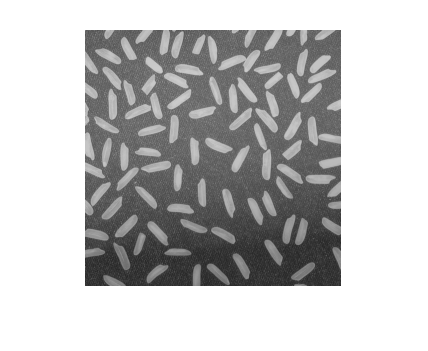
#> input picture Lab6/rice.png, 428 x 351 px
$ jupyter execute --allow-errors pdi26_lab6__limiariz_.ipynb
#> lines starting #> are read from the running program, lines starting #| are printed output that depends on the picture; after the words box and inside, x2 and y2 are one past the last pixel; in counts of white or black regions, pixels touching at a corner belong together; long printed decimals are rounded
### Lab 8/morph.py

"""
Copyright 2014 by Francisco de Assis Zampirolli from UFABC
License MIT
https://github.com/fzampirolli/morph
25 January 2024
"""
import matplotlib.pyplot as plt, numpy as np, cv2, requests, sys, subprocess
from PIL import Image
from skimage import io
class mm(object):
  """ A helper class for image processing tasks. """

  IN_COLAB = 'google.colab' in sys.modules #### INICIALIZATION ####
  count_Images = 0

  def __init__(self):
    pass

  @staticmethod
  def install(packages=['matplotlib','numpy','opencv-python']):
    """This function will install the packages
    input: <packages> list of packages.
    Examples: mm.install(['matplotlib', 'scikit-image']) """
    for package in packages:
        subprocess.check_call([sys.executable, "-m", "pip", "install", package])

  #### IMAGE UTILITIES: CREATE, DRAW, CHECK ####

  @staticmethod
  def read(file):
    """ Reads an image from a local file path or URL.
    input: <str> File path or URL (full or 'id=keyGoogleDrive').
    output: the read image.
    Examples:
    img_local  = mm.read('image.png')
    img_url    = mm.read('https://example.com/image.jpg')
    img_gdrive = mm.read('id=keyGoogleDrive')"""
    if file.startswith(('http', 'id=')):
        url, pre = '', 'https://drive.google.com/file/d/'
        if pre in file:
            url = 'https://drive.google.com/uc?export=view&id='
            url += file[len(pre):].split('/')[0]
        elif file.startswith('id='):
            url = 'https://drive.google.com/uc?export=view&id=' + file[3:]
        else:
            url = file
        return io.imread(url)
    else:
        return cv2.imread(file)

  # [29 lines left out: functions color, gray, not called in this run]

  @staticmethod
  def threshold(img, limiar=0):
    """ Thresholds an input image by a threshold value or using Otsu's method.
    input: <numpy.ndarray> Input image to be thresholded.
    output: <numpy.ndarray> Thresholded image.
    Examples:
    img = mm.read('image.png')
    th = mm.threshold(img) """
    if limiar == 0:
        value, th = cv2.threshold(img, 0, 255, cv2.THRESH_BINARY + cv2.THRESH_OTSU)
    else:
        value, th = cv2.threshold(img, limiar, 255, cv2.THRESH_BINARY)
    return th

  @staticmethod
  def show(*args):
    """ This function will draw images f
    input: <*args> set of images f_i, where i>0 is binary image
    output: image drawing
    Example:
    f1, f2 = np.zeros((100, 100,3)),  np.zeros((100, 100))
    f2[50:60, 50:60] = 1
    mm.show(f1, f2)"""
    colors = [[255, 0, 0], [0, 255, 0], [0, 0, 255], [255, 0, 255], [0, 255, 255],
     [255, 255, 0], [255, 50, 50], [50, 255, 50]] # red, green, blue, cyan, ...
    f = args[0].copy()
    for i in range(1,len(args)):
        if i >= len(colors):
            break
        f[args[i] > 0] = colors[i-1]
    _ = plt.imshow(f, "gray")
    if not mm.IN_COLAB:
        plt.savefig('fig_' + str(mm.count_Images).zfill(4) + '.png')
        mm.count_Images += 1

  # [264 lines left out: functions readImg, readImg2, randomImage, drawImage, drawImagePlt, drawImageKernel and 8 more, not called in this run]

  #### MINKOWSKI SUM ####

  @staticmethod
  def sesum(b,n=0):
    """This function will be create a structure function nB by Minkowski sum B
    input:
      - b: structure fuction
      - n: number of sum
    output:
      - y: result of Minkowski sum
    """
    def _sesum(nb,b):
      h,w = b.shape
      nbh,nbw = nb.shape
      H = nbh+h-1 if h%2 else nbh+h
      W = nbw+w-1 if w%2 else nbw+w
      Hc,Wc = H//3, W//3
      r = np.zeros((H,W)).astype('uint8')
      r[h//3:-(h//3),w//3:-(w//3)] = nb
      return cv2.dilate(r,b).astype('uint8')

    B = b.copy()
    for i in range(n):
      B = _sesum(B,b)
    return B

  # [10 lines left out: function sebox, not called in this run]

  @staticmethod
  def secross(n=0):
    """This function will be create a cross structure function nB by Minkowski sum B
    input:
      - n: number of sum
    output:
      - y: result of Minkowski sum
    """
    B = np.ones((3, 3), dtype='uint8')
    B[0,0] = B[0,2] = B[2,0] = B[2,2] = 0
    return mm.sesum(B,n)

  # [9 lines left out: function sedisk, not called in this run]

  #### BASIC MORPHOLOGICAL OPERATORS ####

  @staticmethod
  def ero(f,Bc=np.zeros((3,3),dtype= 'uint8')):
      """This function will create an erosion of f by Bc
      input:
       - f: input image
       - Bc: structuring element
      output:
       - y: result of filter
      """
      try:
        return cv2.erode(f,Bc)
      except: # with weight in Bc
        return mm.ero1(f,Bc)

  @staticmethod
  def dil(f,Bc=np.zeros((3,3),dtype= 'uint8')):
      """This function will create an dilate of f by Bc
      input:
       - f: input image
       - Bc: structuring element
      output:
       - y: result of filter
      """
      try:
        return cv2.dilate(f,Bc)
      except: # with weight in Bc
        return mm.dil1(f,Bc)

  # [315 lines left out: functions ero0, dil0, ero1, dil1, correlacao0, gradm and 7 more, not called in this run]

  @staticmethod
  def openth(f,b=np.zeros((3,3),dtype= 'uint8')):
      return mm.subm(f,cv2.morphologyEx(f, cv2.MORPH_OPEN, b))

  @staticmethod
  def openth1(f,b=np.zeros((3,3),dtype= 'uint8')):
    return mm.subm(f, mm.dil1(mm.ero1(f,b),b) )

  @staticmethod
  def closeth(f,b=np.zeros((3,3),dtype= 'uint8')):
      return mm.subm(cv2.morphologyEx(f, cv2.MORPH_CLOSE, b),f)

  @staticmethod
  def closerecth(f,b=np.zeros((3,3),dtype= 'uint8')):
      return mm.subm(cv2.morphologyEx(f, cv2.MORPH_CLOSE, b),f)

  @staticmethod
  def open(f,b=np.zeros((3,3),dtype= 'uint8')):
      return cv2.morphologyEx(f, cv2.MORPH_OPEN, b)

  @staticmethod
  def close(f,b=np.zeros((3,3),dtype= 'uint8')):
      return cv2.morphologyEx(f, cv2.MORPH_CLOSE, b)

  # [283 lines left out: functions water0, waterB, watershed, regmax, regmin, blob and 1 more, not called in this run]

  def intersec(f1,f2):
    return np.minimum(f1,f2)

  # [264 lines left out: functions toggle, label, label0, dist, dist1, gdist and 10 more, not called in this run]

'''
O problema na questão do esqueleto da lista3:

Implementei duas versões no final do arquivo morph.py

O problema surgiu pois considerei implementações da sugestão que está na lista.

O ideal é considerar pesos nos vizinhos! Não temos controle sobre esses pesos e na origem do kernel nas implementações do OpenCV.

Neste arquivo morph.py estão quase todas as implementações necessárias para fazer as listas, basta saber utiliza corretamente os métodos de entrada e de processamento.

Padronizei esse arquivo com:
 * mm.operacao0, para tratar erosão e dilatação sem pesos nos vizinhos, porém somente valores > 0
 * mm.operacao1, tem pesos nos vizinhos. Exemplos
 * mm.operacao, implementação do opencv - pois são mais rápidas para serem aplicadas na segunda parte do curso: Visão Computacional.

mm.ero0
mm.ero1
mm.ero
'''

### Lab6/pdi26_lab6__limiariz_.ipynb
## Processamento Digital de Imagens - PDI - 2026.1

### Prof. Francisco Zampirolli

### Prof. Celso Kurashima

***

# Lab 6 - Limiarização em Imagens

***

# Limiarização (*Thresholding*)

- É uma das mais importantes abordagens para segmentação de imagens.
- Suponha que o histograma de níveis de cinza corresponda a uma imagem $f(x,y)$ composta por objetos iluminados sobre um fundo escuro, de maneira que os pixels do objeto e os do fundo tenham seus níveis de cinza agrupados em dois grupos denominantes.

[cell 1]
import matplotlib.pyplot as plt
pr = [0.0, 0.1, 0.2, 0.1, 0.0, 0.1, 0.4, 0.1]
n = len(pr)
x = range(n)
width = 1/1.5
plt.bar(x, pr, width, color="blue")
plt.ylabel('$p_r(r_k)$', fontsize=10)
plt.xlabel('Níveis de cinza ($r_k$)', fontsize=10)
plt.title('Representação Gráfica equivalente do histograma')
plt.show()
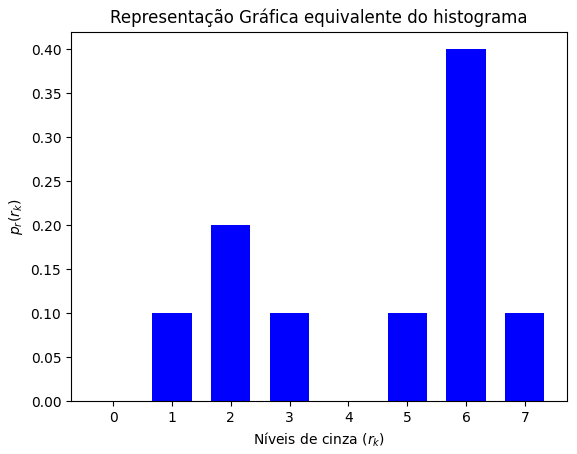
#> figure drawn by matplotlib, 1 panel; tallest bar 0.4 high, from x = 5.67 to 6.33

## Limiarização (*Thresholding*) - equação

- Uma maneira de extrair os objetos do fundo é através da **seleção de um limiar $T$ que separe os dois grupos**;
- **Hipótese:** a escala de níveis de cinza do objeto de interesse é diferente da escala de níveis de cinza do fundo da imagem.

$$ g(x,y) = \left \{ \begin{array}{cc}
1 & se \ f(x,y) > T \\
0 & se \ f(x,y) \leq T
\end{array}
 \right .
$$

- Qual seria o limiar $T$ no histograma anterior/seguinte?

### Exemplo 1

[cell 2]
import numpy as np
import cv2
import matplotlib.pyplot as plt

[cell 3]
from morph import *

[cell 4]
mm.install()
#> (the call stopped at in install, `subprocess.check_call([sys.executable, "-m", "pip", "install", package])`: subprocess is not available in this run)

#> (a cell that did not finish here is left out)

[cell 6]
plt.figure(figsize=(13,5))
#> (the rest of this cell did not finish here and is left out)

#> (a cell that did not finish here is left out)

### Exemplo 2

#> (a cell that did not finish here is left out)

- Se usar um valor errado para o limiar T, o resultado poderá ser insatisfatório.

[cell 9]
# Aplicando LIMIAR
#
limiar = 50

#> (the rest of this cell did not finish here and is left out)

[cell 10]
# ALTERANDO O LIMIAR
#
limiar = 125

plt.figure(figsize=(13,5))
#> (the rest of this cell did not finish here and is left out)

[cell 11]
# Alterando NOVAMENTE O LIMIAR
#
limiar = 68

plt.figure(figsize=(13,5))
#> (the rest of this cell did not finish here and is left out)

## Limiarização (*Thresholding*)

Modos de se escolher um Limiar:

1. Inspeção visual do histograma
2. Tentativa e erro
3. Threshold Automático

## Limiarização (*Thresholding*)

1. Inspeção visual do histograma
    - Imagem \\(f(x, y)\\) composta de objetos brilhantes sobre fundo escuro (ou vice-versa);
    - Um ponto $(x, y)$ é parte do objeto se $f(x, y) > T$;
    - Se $T_1 < f(x, y) \leq T_2$ - o ponto $(x, y)$ pertence a uma classe de objetos;
    - Se $f(x, y) > T_2$ - o ponto $(x, y)$ pertence a outra classe;
    - Se $f(x, y) \leq T_1$ - o ponto $(x, y)$ pertence ao fundo.

    > **Dificuldade:** estabelecer múltiplos T que efetivamente isolem regiões de interesse.

2. Tentativa e erro
3. Threshold Automático

### Exemplo 3

[cell 12]
# Aplicando LIMIAR por Inspeção visual do histograma
#
limiar = 50

#> (the rest of this cell did not finish here and is left out)

#> (a cell that did not finish here is left out)

### Exemplo 4

[cell 14]
# Exemplo Epitelial
#
limiar = 160

#> (the rest of this cell did not finish here and is left out)

## Limiarização (*Thresholding*)

1. Inspeção visual do histograma

  > **Dificuldade:** estabelecer múltiplos T que efetivamente isolem regiões de interesse.

2. Tentativa e erro
    - Aplicado em processos iterativos.
    - O usuário testa diferentes níveis de Limiar até produzir um resultado satisfatório de acordo com o observador.

3. Threshold Automático

## Limiarização (*Thresholding*)

### *Thresholding* Automático - **Algoritmo simples:**

1. Selecionar um valor estimado para $T$ (exemplo: ponto intermediário entre os valores mínimos e máximos de intensidade da imagem)
2. Limiarizar a imagem usando $T$. Isso produzirá dois grupos de pixels:
   - $G_1$ consiste de todos os pixels com valores de níveis de cinza $> T$
   - $G_2$ consiste de todos os pixels com níveis de cinza $\leq T$

3. Calcular a média dos níveis de cinza $\mu_1$ e $\mu_2$ para cada região de pixels $G_1$ e $G_2$

4. Calcular o novo valor do limiar:
    $$ T = 0.5*(\mu_1+\mu_2)$$
5. Repetir os passo 2 a 4 até que a diferença em $T$ em sucessivas iterações seja menor que um $T_o$ pré-estabelecido.

### Exemplo 5

[cell 15]
# Exemplo Grãos
#
#(antes de executar certifique que tem o "rice.png" na sua pasta)
#
limiar = 170

img5gray = cv2.imread("rice.png",0)
#> img5gray is the input picture: shape (351, 428); min 40, max 255, mean 192.3
f = img5gray
f = f[30:285,85:340]
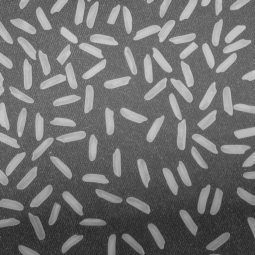
#> f: shape (255, 255); min 40, max 204, mean 111.4

plt.figure(figsize=(14,4))
plt.subplot(131),plt.imshow(f,"gray"),plt.title('Entrada')
plt.subplot(132),plt.imshow(f > limiar,"gray"),plt.title('Thresholding')
plt.subplot(133),plt.hist(f.ravel(), bins=256, range=[0,256]),plt.title('Histograma')
plt.show()
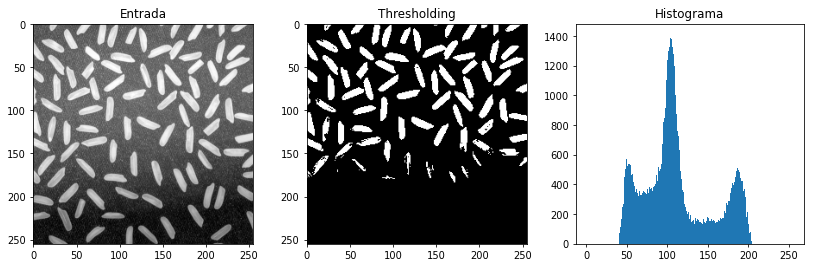
#> figure drawn by matplotlib, 3 panels; panel 3: tallest bar 1414 high, from x = 104 to 105

# RESPONDA: Por que aqui usamos "f > limiar" (sinal de maior) ???

[cell 16]
# Agora ESTUDE este algoritmo de "procura" de um LIMIAR
#
# (atenção para a variável "precisao"): COMPARE "T1" e "T"
#
f = cv2.imread('rice.png',0)
f = f[30:285,85:340]
precisao = 0.0001

valorMin, valorMax = int(np.amin(f)), int(np.amax(f))
#> valorMin = 40; valorMax = 204
print(f'min={valorMin}, max={valorMax}')
#| min=40, max=204
T1 = (valorMin+valorMax)/2;
#> T1 = 122
print(T1)
#| 122.0
done = False;
while not done:
    g = (f >= T1) # limiarizações
    T1next = 0.5*(np.mean(f[g]) + np.mean(f[~g]))
    done = np.abs(T1 - T1next) < precisao
    print(f'\n{precisao} {np.abs(T1 - T1next)}')
    T1 = T1next
    print('T1 = ',T1)
    pass
#> this loop made 5 passes
#> (T1next, done, T1) on passes 1 to 5: (128.4, False, 128.4), (130.8, False, 130.8), (131.3, False, 131.3), (131.6, False, 131.6), (131.6, True, 131.6)
#| 0.0001 6.439
#| T1 =  128.439
#| 0.0001 2.358
#| T1 =  130.797
#| 0.0001 0.5045
#| T1 =  131.301
#| 0.0001 0.2558
#| T1 =  131.557
#| 0.0001 0.0
#| T1 =  131.557
#> pass 1, `g = (f >= T1)`:
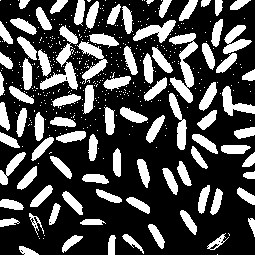
#> g: shape (255, 255) bool; 28.8% white; 460 white regions (373 under 20 px), largest, box (x1, y1, x2, y2) and area: (169, 33, 198, 103) 841, (40, 25, 78, 90) 814, (77, 41, 108, 84) 466
#> pass 3, `g = (f >= T1)`:
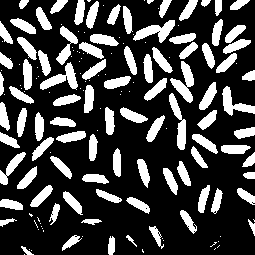
#> g: shape (255, 255) bool; 26.1% white; 160 white regions (71 under 20 px), largest, box (x1, y1, x2, y2) and area: (170, 61, 194, 103) 449, (133, 20, 175, 43) 431, (40, 62, 78, 90) 424

# s1 é o resultado do threshold Binário do OpenCV, aplicando LIMIAR = T1
#
T,s1 = cv2.threshold(f,T1,255,cv2.THRESH_BINARY)
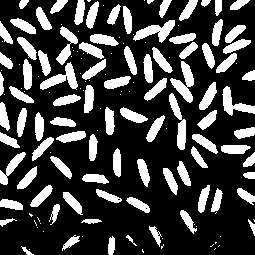
#> s1: shape (255, 255); 25.9% white; 151 white regions (62 under 20 px), largest, box (x1, y1, x2, y2) and area: (170, 61, 194, 103) 448, (133, 20, 175, 43) 429, (40, 62, 78, 90) 423
#> T = 131
print('T: cv2.threshold = ',T)
#| T: cv2.threshold =  131.0

[cell 17]
# Plotar o resultado
#
hf = cv2.calcHist([f],[0],None,[256],[0,256])
#> hf = 256 values, max 1414 at index 104, min 0 at index 0, mean 254
plt.figure(figsize=(14,4))
plt.subplot(131),plt.imshow(f,"gray"),plt.title('Input')
plt.subplot(132),plt.imshow(s1,"gray"),plt.title('Thresholding T1 = '+str(T1))
plt.subplot(133),plt.plot(hf),plt.title('Histograma OpenCV')

plt.show()
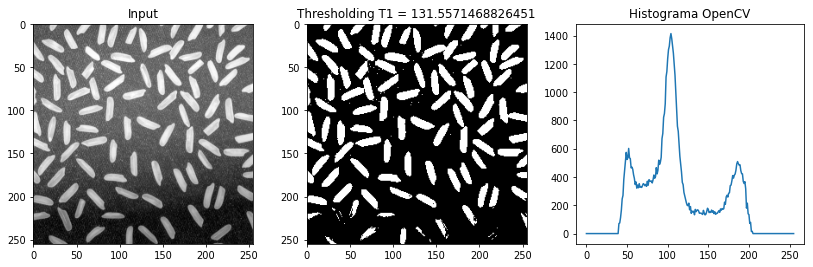
#> figure drawn by matplotlib, 3 panels; panel 3: curve peaks at x = 104, y = 1414

## Limiarização de Otsu

- Tratar o Histograma da Imagem como uma Função Densidade de Probabilidade Discreta:
$$ P_r(r_q) = \frac{n_q}{n}$$

onde:
   - $L$ é o número total dos possíveis níveis de intensidade da imagem
   - $q=0,1,\cdots,L-1$ são os níveis de cinza
   - $n$ é o número total de pixels da imagem
   - $n_q$ é o número de pixels com intensidade $r_q$

## Limiarização de Otsu

- Um valor $k$ para o Threshold pode ser escolhido tal que:
    - $C_0$ seja a classe de pixels com níveis entre $[0, k-1]$ e
    - $C_1$ seja a classe de píxels com níveis entre $[k, L-1]$

- O método de Otsu escolhe $k$ tal que maximize a variância inter-classes:

$$ \sigma^2_B = w_0(\mu_0-\mu_T)^2 + w_1(\mu_1-\mu_T)^2$$

onde:
   - $w_0 = \sum_{q=0}^{k-1} p_q(r_q)$
   - $w_1 = \sum_{q=k}^{L-1} p_q(r_q)$
   - $\mu_0 = \sum_{q=0}^{k-1} qp_q(r_q)/w_0$
   - $\mu_1 = \sum_{q=k}^{L-1} qp_q(r_q)/w_1$
   - $\mu_T = \sum_{q=0}^{L-1} qp_q(r_q)$

[cell 18]
# Usando limiarização de OTSU: cv2.THRESH_OTSU
#
f = cv2.imread('rice.png',0)
f = f[30:285,85:340]
T,c = cv2.threshold(f,0,255,cv2.THRESH_OTSU) #<<<<<<<<<<
print(T)
#| 131.0
plt.figure(figsize=(8,4))
plt.subplot(121),plt.imshow(f,"gray"),plt.title('Input')
plt.subplot(122),plt.imshow(c,"gray"),plt.title('Thresholding Otsu T='+str(T))
plt.show()

### Explorando a bibioteca morph.py

[cell 19]
from morph import *

[cell 20]
help(mm.threshold)

[cell 21]
help(mm.show)

[cell 22]
# Aplicando Erosão e Dilatação
#
img9 = mm.threshold(f)
#> in threshold, `value, th = cv2.threshold(img, 0, 255, cv2.THRESH_BINARY + cv2.THRESH_..`: value = 131

mm.show(cv2.imread('rice.png')[30:285,85:340,:],
        mm.dil(img9)-img9,
        mm.ero(img9,mm.secross(1)))
#> in dil, `return cv2.dilate(f,Bc)`:
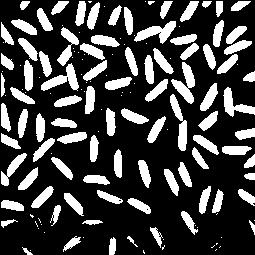
#> returned value: shape (255, 255); 25.7% white; 151 white regions (62 under 20 px), largest, box (x1, y1, x2, y2) and area: (171, 62, 195, 104) 448, (134, 21, 176, 44) 429, (41, 63, 79, 91) 423
#> in secross, `B = np.ones((3, 3), dtype='uint8')`: B = [[1, 1, 1], [1, 1, 1], [1, 1, 1]]
#> in sesum, `B = b.copy()`: B = [[0, 1, 0], [1, 1, 1], [0, 1, 0]]
#> after the loop in sesum, `for i in range(n):`: B = [[0, 0, 1, 0, 0], [0, 1, 1, 1, 0], [1, 1, 1, 1, 1], [0, 1, 1, 1, 0], [0, 0, 1, 0, 0]]
#> in ero, `return cv2.erode(f,Bc)`:
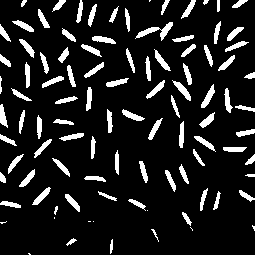
#> returned value: shape (255, 255); 12% white; 99 white regions (10 under 20 px), largest, box (x1, y1, x2, y2) and area: (135, 22, 173, 41) 222, (172, 80, 191, 101) 134, (201, 84, 215, 108) 132
#> in show, `colors = [[255, 0, 0], [0, 255, 0], [0, 0, 255], [255, 0, 255], [0, 25..`: colors = [[255, 0, 0], [0, 255, 0], [0, 0, 255], [255, 0, 255], [0, 255, 255], [255, 255, 0], [255, 50, 50], [50, 255, 50]]
#> after the loop in show, `for i in range(1,len(args)):`:
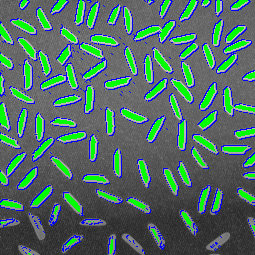
#> f: shape (255, 255, 3); mean of channels 0, 1, 2 99.3, 109.9, 79.3; drawn as B, G, R

#
# RESPONDA: o que significa este resultado ???

- - - - -

$ run again, with Lab6/foto1.jpg saved as Lab6/rice.png
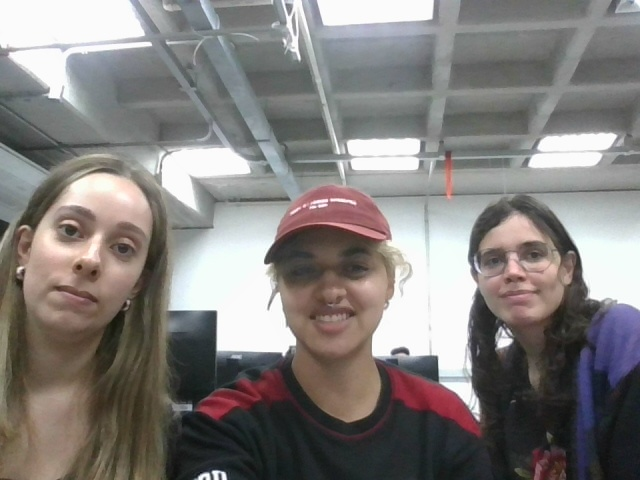
#> input picture Lab6/foto1.jpg, 640 x 480 px
#> valorMin = 29; valorMax = 255
#| min=29, max=255
#> `T1 = (valorMin+valorMax)/2;`: T1 = 142
#| 142.0
#> the loop `while not done:` made 8 passes
#> (T1next, done, T1) on passes 1 to 8: (153.2, False, 153.2), (161.6, False, 161.6), (166.4, False, 166.4), (168.8, False, 168.8), (169.7, False, 169.7), (170.2, False, 170.2), (170.6, False, 170.6), (170.6, True, 170.6)
#> (printed output is left out)
#> s1: shape (255, 255); 25.6% white; 38 white regions (19 under 20 px), largest, box (x1, y1, x2, y2) and area: (85, 176, 203, 255) 6298, (53, 105, 174, 184) 4202, (0, 143, 64, 200) 2490
#> T = 170
#| T: cv2.threshold =  170.0
#> hf = 256 values, max 2269 at index 251, min 0 at index 0, mean 254
#| 170.0
#> value = 170
#> in secross, `B = np.ones((3, 3), dtype='uint8')`: B = [[1, 1, 1], [1, 1, 1], [1, 1, 1]]
#> in sesum, `B = b.copy()`: B = [[0, 1, 0], [1, 1, 1], [0, 1, 0]]
#> after the loop in sesum, `for i in range(n):`: B = [[0, 0, 1, 0, 0], [0, 1, 1, 1, 0], [1, 1, 1, 1, 1], [0, 1, 1, 1, 0], [0, 0, 1, 0, 0]]
#> colors = [[255, 0, 0], [0, 255, 0], [0, 0, 255], [255, 0, 255], [0, 255, 255], [255, 255, 0], [255, 50, 50], [50, 255, 50]]
#> after the loop in show, `for i in range(1,len(args)):`:
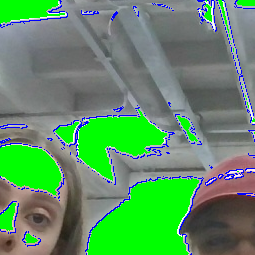
#> f: shape (255, 255, 3); mean of channels 0, 1, 2 100.6, 146.1, 95.2; drawn as B, G, R
